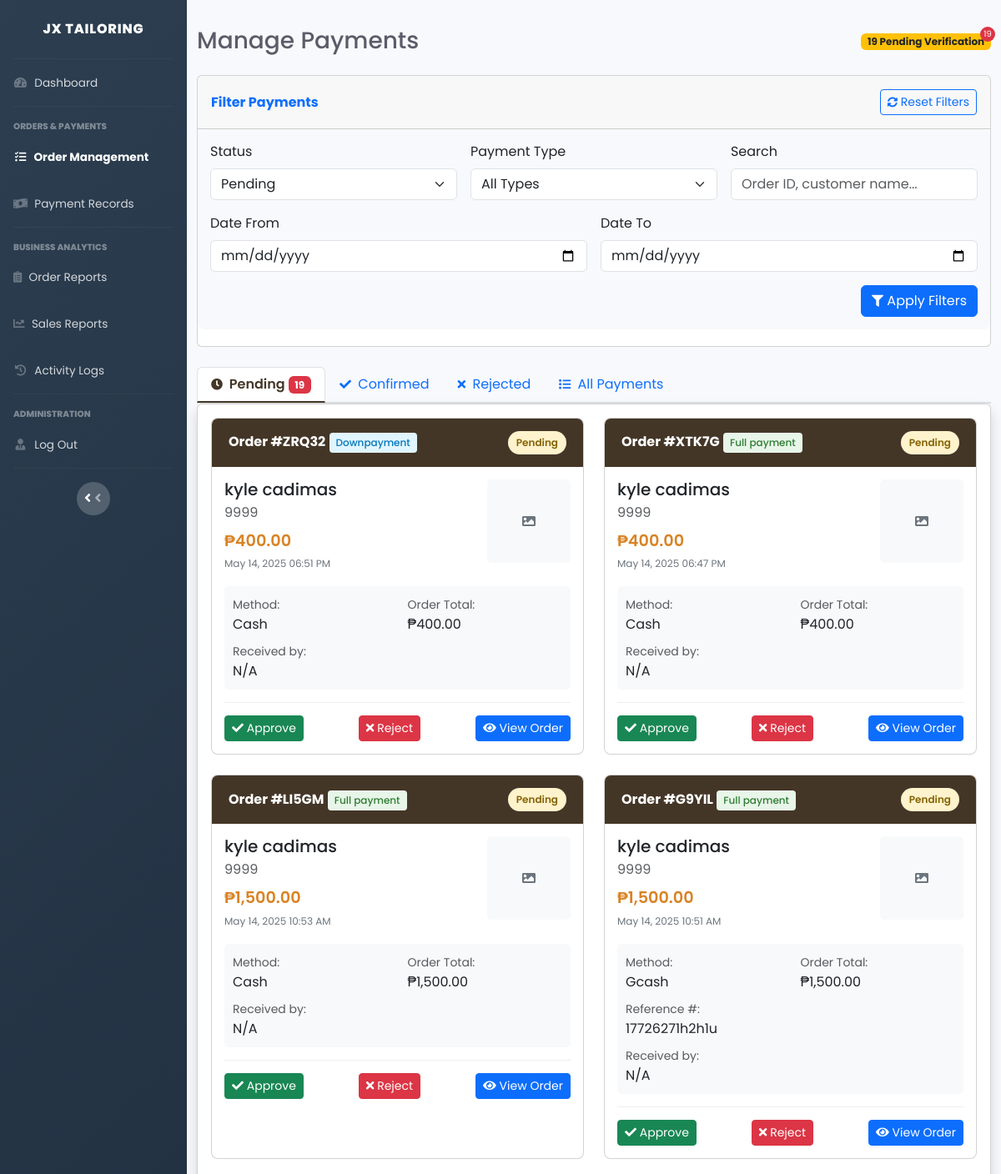
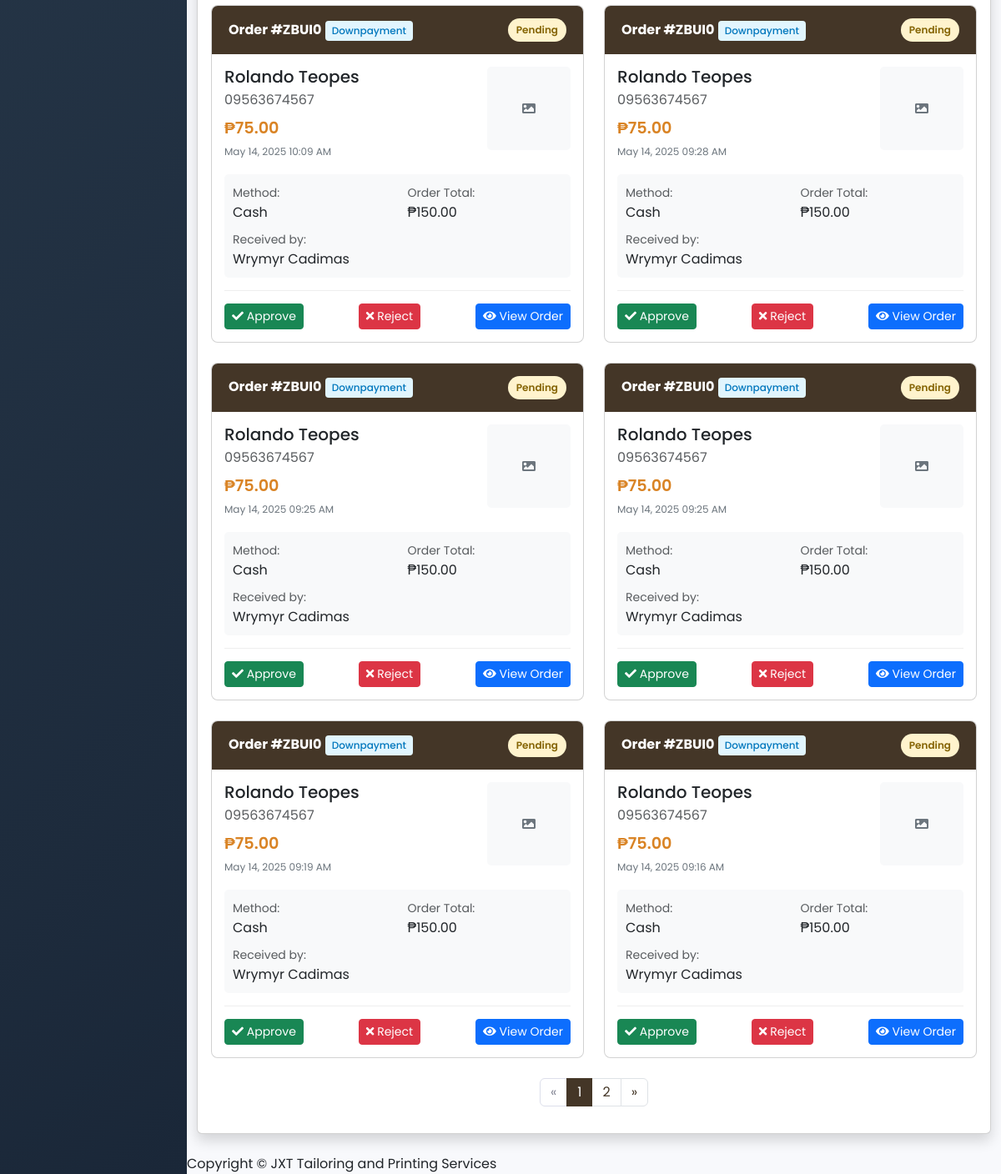
/manager/manage_orders.php (signed in), run on the app's committed database (2 pictures, top to bottom).
### tables this page shows
CREATE TABLE `payments` (
  `payment_id` int(11) NOT NULL,
  `order_id` varchar(10) NOT NULL,
  `amount` decimal(10,2) NOT NULL,
  `payment_type` enum('downpayment','full_payment','balance') NOT NULL,
  `payment_method` enum('cash','gcash') NOT NULL,
  `transaction_reference` varchar(100) DEFAULT NULL,
  `received_by` int(11) DEFAULT NULL,
  `payment_date` timestamp NOT NULL DEFAULT current_timestamp(),
  `payment_status` enum('pending','under verification','confirmed','rejected') DEFAULT 'pending',
  `screenshot_path` varchar(255) DEFAULT NULL
);

CREATE TABLE `customers` (
  `customer_id` int(11) NOT NULL,
  `username` varchar(50) NOT NULL,
  `password` varchar(255) NOT NULL,
  `email` varchar(100) NOT NULL,
  `first_name` varchar(50) NOT NULL,
  `last_name` varchar(50) NOT NULL,
  `phone_number` varchar(20) DEFAULT NULL,
  `address` text DEFAULT NULL,
  `created_at` timestamp NOT NULL DEFAULT current_timestamp(),
  `updated_at` timestamp NOT NULL DEFAULT current_timestamp() ON UPDATE current_timestamp()
);

CREATE TABLE `orders` (
  `order_id` varchar(10) NOT NULL,
  `customer_id` int(11) NOT NULL,
  `order_type` enum('tailoring','sublimation') NOT NULL,
  `total_amount` decimal(10,2) NOT NULL,
  `downpayment_amount` decimal(10,2) NOT NULL,
  `payment_method` enum('cash','gcash') NOT NULL,
  `payment_status` enum('pending','downpayment_paid','fully_paid') DEFAULT 'pending',
  `order_status` enum('pending_approval','declined','approved','forward_to_sublimator','in_process','printing_done','ready_for_pickup','completed') DEFAULT 'pending_approval',
  `staff_id` int(11) DEFAULT NULL,
  `manager_id` int(11) DEFAULT NULL,
  `notes` text DEFAULT NULL,
  `created_at` timestamp NOT NULL DEFAULT current_timestamp(),
  `updated_at` timestamp NOT NULL DEFAULT current_timestamp() ON UPDATE current_timestamp(),
  `screenshot_path` varchar(255) DEFAULT NULL,
  `status_history` text DEFAULT NULL
);

### manager/manage_orders.php (the view, shortened to what the rows shown need)
<?php
include '../db.php';
$filter_status = isset($_GET['status']) ? $_GET['status'] : 'pending';
$where_clauses = ["p.payment_status = ?"];
$params = [$filter_status];
$types = "s";
$where_str = implode(' AND ', $where_clauses);
$payments_per_page = 10;
$current_page = isset($_GET['page']) ? max(1, intval($_GET['page'])) : 1;
$offset = ($current_page - 1) * $payments_per_page;
$query = "SELECT p.*, o.total_amount, o.order_status, o.payment_status as order_payment_status,
          o.order_type, c.first_name, c.last_name, c.phone_number, c.email,
          CONCAT(u.first_name, ' ', u.last_name) as received_by_name,
          DATE_FORMAT(p.payment_date, '%M %d, %Y %h:%i %p') as formatted_date
          FROM payments p
          JOIN orders o ON p.order_id = o.order_id
          JOIN customers c ON o.customer_id = c.customer_id
          LEFT JOIN users u ON p.received_by = u.user_id
          WHERE $where_str
          ORDER BY p.payment_date DESC
          LIMIT ?, ?";
$params[] = $offset;
$params[] = $payments_per_page;
$types .= "ii";
$stmt = $conn->prepare($query);
$stmt->bind_param($types, ...$params);
$stmt->execute();
$result = $stmt->get_result();
$payments = $result->fetch_all(MYSQLI_ASSOC);
?>
<!DOCTYPE html>
<html lang="en">
<head>
    <link href="vendor/fontawesome-free/css/all.min.css" rel="stylesheet" type="text/css">
    <link href="css/sb-admin-2.min.css" rel="stylesheet">
    <link href="https://cdn.jsdelivr.net/npm/bootstrap@5.3.0/dist/css/bootstrap.min.css" rel="stylesheet">
    <link rel="stylesheet" href="https://cdn.jsdelivr.net/npm/sweetalert2@11.0.20/dist/sweetalert2.min.css">
</head>
<body id="page-top">
    <div id="wrapper">
        <div id="content-wrapper" class="d-flex flex-column">
            <div id="content">
                <div class="container-fluid">
                    <div class="d-sm-flex align-items-center justify-content-between mb-4">
                        <h1 class="h3 mb-0 text-gray-800">Manage Payments</h1>
                    </div>
                    <div class="card shadow mb-4">
                        <div class="card-body">
                            <?php if (count($payments) > 0): ?>
                                <div class="row row-cols-1 row-cols-md-2 g-4">
                                    <?php foreach ($payments as $payment): ?>
                                        <?php
                                            $paymentStatusClass = 'status-pending';
                                            $paymentTypeClass = 'type-downpayment';
                                            if ($payment['payment_type'] == 'full_payment') $paymentTypeClass = 'type-full_payment';
                                        ?>
                                        <div class="col">
                                            <div class="card payment-card h-100">
                                                <div class="card-header-custom d-flex justify-content-between align-items-center">
                                                    <div>
                                                        <span class="fw-bold">Order #<?= htmlspecialchars($payment['order_id']) ?></span>
                                                        <span class="payment-type <?= $paymentTypeClass ?>">
                                                            <?= ucfirst(str_replace('_', ' ', $payment['payment_type'])) ?>
                                                        </span>
                                                    </div>
                                                    <span class="payment-status <?= $paymentStatusClass ?>">
                                                        <?= ucfirst($payment['payment_status']) ?>
                                                    </span>
                                                </div>
                                                <div class="payment-details">
                                                    <div class="d-flex justify-content-between align-items-start">
                                                        <div>
                                                            <h5 class="card-title mb-1"><?= htmlspecialchars($payment['first_name'] . ' ' . $payment['last_name']) ?></h5>
                                                            <p class="card-text text-muted mb-2"><?= htmlspecialchars($payment['phone_number']) ?></p>
                                                            <div class="payment-amount">₱<?= number_format($payment['amount'], 2) ?></div>
                                                            <small class="payment-date"><?= $payment['formatted_date'] ?></small>
                                                        </div>
                                                        <div>
                                                            <?php if (!empty($payment['screenshot_path']) && file_exists($payment['screenshot_path'])): ?>
                                                                <img src="<?= htmlspecialchars($payment['screenshot_path']) ?>"
                                                                     class="thumbnail-img"
                                                                     alt="Payment screenshot"
                                                                     data-bs-toggle="modal"
                                                                     data-bs-target="#imageModal"
                                                                     data-src="<?= htmlspecialchars($payment['screenshot_path']) ?>">
                                                            <?php else: ?>
                                                                <div class="placeholder-img">
                                                                    <i class="fas fa-image"></i>
                                                                </div>
                                                            <?php endif; ?>
                                                        </div>
                                                    </div>
                                                    <div class="order-info mt-3">
                                                        <div class="row">
                                                            <div class="col-6">
                                                                <small class="text-muted">Method:</small>
                                                                <div><?= ucfirst($payment['payment_method']) ?></div>
                                                            </div>
                                                            <div class="col-6">
                                                                <small class="text-muted">Order Total:</small>
                                                                <div>₱<?= number_format($payment['total_amount'], 2) ?></div>
                                                            </div>
                                                        </div>
                                                        <?php if (!empty($payment['transaction_reference'])): ?>
                                                        <div class="mt-2">
                                                            <small class="text-muted">Reference #:</small>
                                                            <div><?= htmlspecialchars($payment['transaction_reference']) ?></div>
                                                        </div>
                                                        <?php endif; ?>
                                                        <div class="mt-2">
                                                            <small class="text-muted">Received by:</small>
                                                            <div><?= htmlspecialchars($payment['received_by_name'] ?? 'N/A') ?></div>
                                                        </div>
                                                    </div>
                                                    <div class="payment-meta">
                                                        <?php if ($payment['payment_status'] == 'pending'): ?>
                                                            <div class="d-flex justify-content-between">
                                                                <button class="btn btn-sm btn-success approve-payment"
                                                                        data-id="<?= $payment['payment_id'] ?>"
                                                                        data-order-id="<?= $payment['order_id'] ?>"
                                                                        data-amount="<?= $payment['amount'] ?>"
                                                                        data-type="<?= $payment['payment_type'] ?>"
                                                                        data-order-total="<?= $payment['total_amount'] ?>">
                                                                    <i class="fas fa-check"></i> Approve
                                                                </button>
                                                                <button class="btn btn-sm btn-danger reject-payment"
                                                                        data-id="<?= $payment['payment_id'] ?>"
                                                                        data-order-id="<?= $payment['order_id'] ?>">
                                                                    <i class="fas fa-times"></i> Reject
                                                                </button>
                                                                <a href="view_order.php?id=<?= $payment['order_id'] ?>"
                                                                   class="btn btn-sm btn-primary">
                                                                    <i class="fas fa-eye"></i> View Order
                                                                </a>
                                                            </div>
                                                        <?php endif; ?>
                                                    </div>
                                                </div>
                                            </div>
                                        </div>
                                    <?php endforeach; ?>
                                </div>
                            <?php endif; ?>
                        </div>
                    </div>
                </div>
            </div>
        </div>
    </div>
</body>
</html>

### data on the page
payments: order "ZRQ32", payment_type "Downpayment", payment_status "Pending", customers.first_name+last_name "kyle cadimas", customers.phone_number "9999", amount "400.00", formatted_date "May 14, 2025 06:51 PM", payment_method "Cash", order.total_amount "400.00", received_by_name "N/A"
payments: order "XTK7G", payment_type "Full payment", payment_status "Pending", customers.first_name+last_name "kyle cadimas", customers.phone_number "9999", amount "400.00", formatted_date "May 14, 2025 06:47 PM", payment_method "Cash", order.total_amount "400.00", received_by_name "N/A"
payments: order "LI5GM", payment_type "Full payment", payment_status "Pending", customers.first_name+last_name "kyle cadimas", customers.phone_number "9999", amount "1,500.00", formatted_date "May 14, 2025 10:53 AM", payment_method "Cash", order.total_amount "1,500.00", received_by_name "N/A"
payments: order "G9YIL", payment_type "Full payment", payment_status "Pending", customers.first_name+last_name "kyle cadimas", customers.phone_number "9999", amount "1,500.00", formatted_date "May 14, 2025 10:51 AM", payment_method "Gcash", order.total_amount "1,500.00", transaction_reference "17726271h2h1u", received_by_name "N/A"
payments: order "ZBUI0", payment_type "Downpayment", payment_status "Pending", customers.first_name+last_name "Rolando Teopes", customers.phone_number "09563674567", amount "75.00", formatted_date "May 14, 2025 10:09 AM", payment_method "Cash", order.total_amount "150.00", received_by_name "Wrymyr Cadimas"
payments: order "ZBUI0", payment_type "Downpayment", payment_status "Pending", customers.first_name+last_name "Rolando Teopes", customers.phone_number "09563674567", amount "75.00", formatted_date "May 14, 2025 09:28 AM", payment_method "Cash", order.total_amount "150.00", received_by_name "Wrymyr Cadimas"
payments: order "ZBUI0", payment_type "Downpayment", payment_status "Pending", customers.first_name+last_name "Rolando Teopes", customers.phone_number "09563674567", amount "75.00", formatted_date "May 14, 2025 09:25 AM", payment_method "Cash", order.total_amount "150.00", received_by_name "Wrymyr Cadimas"
payments: order "ZBUI0", payment_type "Downpayment", payment_status "Pending", customers.first_name+last_name "Rolando Teopes", customers.phone_number "09563674567", amount "75.00", formatted_date "May 14, 2025 09:25 AM", payment_method "Cash", order.total_amount "150.00", received_by_name "Wrymyr Cadimas"
payments: order "ZBUI0", payment_type "Downpayment", payment_status "Pending", customers.first_name+last_name "Rolando Teopes", customers.phone_number "09563674567", amount "75.00", formatted_date "May 14, 2025 09:19 AM", payment_method "Cash", order.total_amount "150.00", received_by_name "Wrymyr Cadimas"
payments: order "ZBUI0", payment_type "Downpayment", payment_status "Pending", customers.first_name+last_name "Rolando Teopes", customers.phone_number "09563674567", amount "75.00", formatted_date "May 14, 2025 09:16 AM", payment_method "Cash", order.total_amount "150.00", received_by_name "Wrymyr Cadimas"

### other printed values
$pending_count "19"
